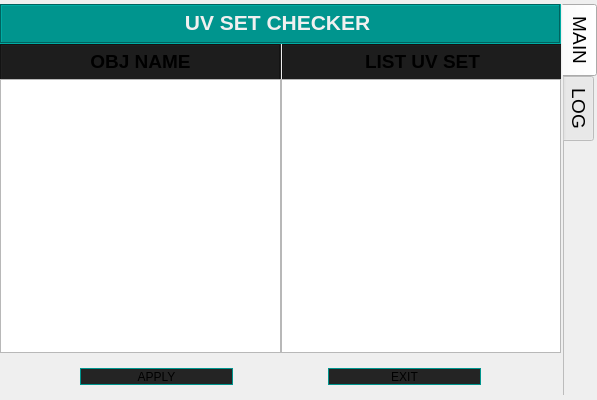
<?xml version="1.0" encoding="UTF-8"?>
<ui version="4.0">
 <class>UVSetCheck</class>
 <widget class="QWidget" name="UVSetCheck">
  <property name="geometry">
   <rect>
    <x>0</x>
    <y>0</y>
    <width>597</width>
    <height>400</height>
   </rect>
  </property>
  <property name="minimumSize">
   <size>
    <width>597</width>
    <height>400</height>
   </size>
  </property>
  <property name="maximumSize">
   <size>
    <width>597</width>
    <height>400</height>
   </size>
  </property>
  <property name="windowTitle">
   <string>Form</string>
  </property>
  <widget class="QTabWidget" name="Switch_Tab">
   <property name="geometry">
    <rect>
     <x>0</x>
     <y>4</y>
     <width>597</width>
     <height>391</height>
    </rect>
   </property>
   <property name="font">
    <font>
     <family>MS Shell Dlg 2</family>
     <pointsize>14</pointsize>
     <weight>50</weight>
     <italic>false</italic>
     <bold>false</bold>
    </font>
   </property>
   <property name="focusPolicy">
    <enum>Qt::TabFocus</enum>
   </property>
   <property name="contextMenuPolicy">
    <enum>Qt::DefaultContextMenu</enum>
   </property>
   <property name="layoutDirection">
    <enum>Qt::LeftToRight</enum>
   </property>
   <property name="styleSheet">
    <string notr="true">font: 14pt &quot;MS Shell Dlg 2&quot;;</string>
   </property>
   <property name="inputMethodHints">
    <set>Qt::ImhNone</set>
   </property>
   <property name="tabPosition">
    <enum>QTabWidget::East</enum>
   </property>
   <property name="tabShape">
    <enum>QTabWidget::Rounded</enum>
   </property>
   <property name="currentIndex">
    <number>0</number>
   </property>
   <property name="iconSize">
    <size>
     <width>0</width>
     <height>0</height>
    </size>
   </property>
   <property name="elideMode">
    <enum>Qt::ElideNone</enum>
   </property>
   <property name="usesScrollButtons">
    <bool>true</bool>
   </property>
   <property name="documentMode">
    <bool>true</bool>
   </property>
   <property name="tabsClosable">
    <bool>false</bool>
   </property>
   <property name="movable">
    <bool>true</bool>
   </property>
   <widget class="QWidget" name="Main_Tab">
    <attribute name="title">
     <string>MAIN</string>
    </attribute>
    <widget class="QWidget" name="verticalLayoutWidget">
     <property name="geometry">
      <rect>
       <x>0</x>
       <y>0</y>
       <width>561</width>
       <height>391</height>
      </rect>
     </property>
     <layout class="QVBoxLayout" name="verticalLayout_2" stretch="0,0,0">
      <property name="spacing">
       <number>0</number>
      </property>
      <property name="sizeConstraint">
       <enum>QLayout::SetNoConstraint</enum>
      </property>
      <property name="topMargin">
       <number>0</number>
      </property>
      <property name="bottomMargin">
       <number>0</number>
      </property>
      <item>
       <widget class="QTextEdit" name="textEdit">
        <property name="minimumSize">
         <size>
          <width>0</width>
          <height>40</height>
         </size>
        </property>
        <property name="maximumSize">
         <size>
          <width>16777215</width>
          <height>40</height>
         </size>
        </property>
        <property name="font">
         <font>
          <family>MS Shell Dlg 2</family>
          <pointsize>14</pointsize>
          <weight>50</weight>
          <italic>false</italic>
          <bold>false</bold>
         </font>
        </property>
        <property name="cursor" stdset="0">
         <cursorShape>PointingHandCursor</cursorShape>
        </property>
        <property name="styleSheet">
         <string notr="true">
QTextEdit { 
background-color: rgb(0, 149, 142);
color:  rgb(240, 240, 240)
 }</string>
        </property>
        <property name="inputMethodHints">
         <set>Qt::ImhNone</set>
        </property>
        <property name="frameShape">
         <enum>QFrame::Box</enum>
        </property>
        <property name="frameShadow">
         <enum>QFrame::Sunken</enum>
        </property>
        <property name="lineWidth">
         <number>1</number>
        </property>
        <property name="midLineWidth">
         <number>0</number>
        </property>
        <property name="lineWrapMode">
         <enum>QTextEdit::WidgetWidth</enum>
        </property>
        <property name="readOnly">
         <bool>true</bool>
        </property>
        <property name="html">
         <string>&lt;!DOCTYPE HTML PUBLIC &quot;-//W3C//DTD HTML 4.0//EN&quot; &quot;http://www.w3.org/TR/REC-html40/strict.dtd&quot;&gt;
&lt;html&gt;&lt;head&gt;&lt;meta name=&quot;qrichtext&quot; content=&quot;1&quot; /&gt;&lt;style type=&quot;text/css&quot;&gt;
p, li { white-space: pre-wrap; }
&lt;/style&gt;&lt;/head&gt;&lt;body style=&quot; font-family:'MS Shell Dlg 2'; font-size:14pt; font-weight:400; font-style:normal;&quot;&gt;
&lt;p align=&quot;center&quot; style=&quot; margin-top:0px; margin-bottom:0px; margin-left:0px; margin-right:0px; -qt-block-indent:0; text-indent:0px;&quot;&gt;&lt;span style=&quot; font-size:16pt; font-weight:600;&quot;&gt;UV SET CHECKER &lt;/span&gt;&lt;/p&gt;&lt;/body&gt;&lt;/html&gt;</string>
        </property>
        <property name="cursorWidth">
         <number>0</number>
        </property>
        <property name="textInteractionFlags">
         <set>Qt::NoTextInteraction</set>
        </property>
       </widget>
      </item>
      <item>
       <layout class="QVBoxLayout" name="verticalLayout_3" stretch="0,0">
        <property name="spacing">
         <number>0</number>
        </property>
        <property name="sizeConstraint">
         <enum>QLayout::SetNoConstraint</enum>
        </property>
        <property name="leftMargin">
         <number>0</number>
        </property>
        <property name="topMargin">
         <number>0</number>
        </property>
        <property name="rightMargin">
         <number>0</number>
        </property>
        <property name="bottomMargin">
         <number>0</number>
        </property>
        <item>
         <widget class="QFrame" name="frame">
          <property name="minimumSize">
           <size>
            <width>0</width>
            <height>35</height>
           </size>
          </property>
          <property name="maximumSize">
           <size>
            <width>16777215</width>
            <height>80</height>
           </size>
          </property>
          <property name="styleSheet">
           <string notr="true">border-color: rgb(255, 255, 255);</string>
          </property>
          <widget class="QTextEdit" name="textEdit_4">
           <property name="geometry">
            <rect>
             <x>0</x>
             <y>0</y>
             <width>281</width>
             <height>80</height>
            </rect>
           </property>
           <property name="sizePolicy">
            <sizepolicy hsizetype="Expanding" vsizetype="Expanding">
             <horstretch>0</horstretch>
             <verstretch>0</verstretch>
            </sizepolicy>
           </property>
           <property name="font">
            <font>
             <family>MS Shell Dlg 2</family>
             <pointsize>14</pointsize>
             <weight>50</weight>
             <italic>false</italic>
             <bold>false</bold>
            </font>
           </property>
           <property name="cursor" stdset="0">
            <cursorShape>PointingHandCursor</cursorShape>
           </property>
           <property name="styleSheet">
            <string notr="true">background-color: rgb(29, 29, 29);
</string>
           </property>
           <property name="inputMethodHints">
            <set>Qt::ImhNone</set>
           </property>
           <property name="frameShape">
            <enum>QFrame::Box</enum>
           </property>
           <property name="frameShadow">
            <enum>QFrame::Sunken</enum>
           </property>
           <property name="lineWidth">
            <number>1</number>
           </property>
           <property name="midLineWidth">
            <number>0</number>
           </property>
           <property name="lineWrapMode">
            <enum>QTextEdit::WidgetWidth</enum>
           </property>
           <property name="readOnly">
            <bool>true</bool>
           </property>
           <property name="html">
            <string>&lt;!DOCTYPE HTML PUBLIC &quot;-//W3C//DTD HTML 4.0//EN&quot; &quot;http://www.w3.org/TR/REC-html40/strict.dtd&quot;&gt;
&lt;html&gt;&lt;head&gt;&lt;meta name=&quot;qrichtext&quot; content=&quot;1&quot; /&gt;&lt;style type=&quot;text/css&quot;&gt;
p, li { white-space: pre-wrap; }
&lt;/style&gt;&lt;/head&gt;&lt;body style=&quot; font-family:'MS Shell Dlg 2'; font-size:14pt; font-weight:400; font-style:normal;&quot;&gt;
&lt;p align=&quot;center&quot; style=&quot; margin-top:0px; margin-bottom:0px; margin-left:0px; margin-right:0px; -qt-block-indent:0; text-indent:0px;&quot;&gt;&lt;span style=&quot; font-weight:600;&quot;&gt;OBJ NAME&lt;/span&gt;&lt;/p&gt;&lt;/body&gt;&lt;/html&gt;</string>
           </property>
           <property name="cursorWidth">
            <number>0</number>
           </property>
           <property name="textInteractionFlags">
            <set>Qt::NoTextInteraction</set>
           </property>
          </widget>
          <widget class="QTextEdit" name="textEdit_5">
           <property name="geometry">
            <rect>
             <x>282</x>
             <y>0</y>
             <width>281</width>
             <height>80</height>
            </rect>
           </property>
           <property name="sizePolicy">
            <sizepolicy hsizetype="Expanding" vsizetype="Expanding">
             <horstretch>0</horstretch>
             <verstretch>0</verstretch>
            </sizepolicy>
           </property>
           <property name="minimumSize">
            <size>
             <width>0</width>
             <height>0</height>
            </size>
           </property>
           <property name="font">
            <font>
             <family>MS Shell Dlg 2</family>
             <pointsize>14</pointsize>
             <weight>50</weight>
             <italic>false</italic>
             <bold>false</bold>
            </font>
           </property>
           <property name="cursor" stdset="0">
            <cursorShape>PointingHandCursor</cursorShape>
           </property>
           <property name="styleSheet">
            <string notr="true">background-color: rgb(29, 29, 29);</string>
           </property>
           <property name="inputMethodHints">
            <set>Qt::ImhNone</set>
           </property>
           <property name="frameShape">
            <enum>QFrame::Box</enum>
           </property>
           <property name="frameShadow">
            <enum>QFrame::Sunken</enum>
           </property>
           <property name="lineWidth">
            <number>1</number>
           </property>
           <property name="midLineWidth">
            <number>0</number>
           </property>
           <property name="lineWrapMode">
            <enum>QTextEdit::WidgetWidth</enum>
           </property>
           <property name="readOnly">
            <bool>true</bool>
           </property>
           <property name="html">
            <string>&lt;!DOCTYPE HTML PUBLIC &quot;-//W3C//DTD HTML 4.0//EN&quot; &quot;http://www.w3.org/TR/REC-html40/strict.dtd&quot;&gt;
&lt;html&gt;&lt;head&gt;&lt;meta name=&quot;qrichtext&quot; content=&quot;1&quot; /&gt;&lt;style type=&quot;text/css&quot;&gt;
p, li { white-space: pre-wrap; }
&lt;/style&gt;&lt;/head&gt;&lt;body style=&quot; font-family:'MS Shell Dlg 2'; font-size:14pt; font-weight:400; font-style:normal;&quot;&gt;
&lt;p align=&quot;center&quot; style=&quot; margin-top:0px; margin-bottom:0px; margin-left:0px; margin-right:0px; -qt-block-indent:0; text-indent:0px;&quot;&gt;&lt;span style=&quot; font-weight:600;&quot;&gt;LIST UV SET&lt;/span&gt;&lt;/p&gt;&lt;/body&gt;&lt;/html&gt;</string>
           </property>
           <property name="cursorWidth">
            <number>0</number>
           </property>
           <property name="textInteractionFlags">
            <set>Qt::NoTextInteraction</set>
           </property>
          </widget>
         </widget>
        </item>
        <item>
         <layout class="QGridLayout" name="gridLayout">
          <property name="sizeConstraint">
           <enum>QLayout::SetNoConstraint</enum>
          </property>
          <property name="leftMargin">
           <number>0</number>
          </property>
          <property name="topMargin">
           <number>0</number>
          </property>
          <property name="rightMargin">
           <number>0</number>
          </property>
          <property name="bottomMargin">
           <number>0</number>
          </property>
          <item row="0" column="0">
           <layout class="QVBoxLayout" name="verticalLayout">
            <property name="spacing">
             <number>0</number>
            </property>
            <property name="sizeConstraint">
             <enum>QLayout::SetNoConstraint</enum>
            </property>
            <property name="bottomMargin">
             <number>0</number>
            </property>
            <item>
             <widget class="QListWidget" name="Obj_List"/>
            </item>
           </layout>
          </item>
          <item row="0" column="1">
           <layout class="QVBoxLayout" name="verticalLayout_4">
            <property name="spacing">
             <number>0</number>
            </property>
            <property name="sizeConstraint">
             <enum>QLayout::SetNoConstraint</enum>
            </property>
            <property name="bottomMargin">
             <number>0</number>
            </property>
            <item>
             <widget class="QListWidget" name="UvSet_List"/>
            </item>
           </layout>
          </item>
         </layout>
        </item>
       </layout>
      </item>
      <item>
       <layout class="QHBoxLayout" name="horizontalLayout_2" stretch="0,0,0,0,0">
        <property name="spacing">
         <number>15</number>
        </property>
        <property name="sizeConstraint">
         <enum>QLayout::SetNoConstraint</enum>
        </property>
        <property name="leftMargin">
         <number>0</number>
        </property>
        <property name="topMargin">
         <number>15</number>
        </property>
        <property name="rightMargin">
         <number>0</number>
        </property>
        <property name="bottomMargin">
         <number>10</number>
        </property>
        <item>
         <spacer name="horizontalSpacer">
          <property name="orientation">
           <enum>Qt::Horizontal</enum>
          </property>
          <property name="sizeType">
           <enum>QSizePolicy::Fixed</enum>
          </property>
          <property name="sizeHint" stdset="0">
           <size>
            <width>80</width>
            <height>0</height>
           </size>
          </property>
         </spacer>
        </item>
        <item>
         <widget class="QPushButton" name="Apply_Btn">
          <property name="styleSheet">
           <string notr="true">QPushButton {
	background-color: rgb(36, 36, 36);
    border-radius: 10px;
    padding: 0.2em 0.2em 0.3em 0.2em;
    border: 1px solid rgb(100, 100, 100);
    min-width: 35px;
	min-height: 15px;
	border-color: rgb(0, 149, 142);

}

QPushButton:hover
{
	background-color: rgb(0, 60, 57);
	border-color: rgb(0, 200, 190);
}


QPushButton:pressed
{
	
	background-color: rgb(0, 150, 143);
	border-color: rgb(0, 200, 190);
}</string>
          </property>
          <property name="text">
           <string>APPLY</string>
          </property>
         </widget>
        </item>
        <item>
         <spacer name="horizontalSpacer_3">
          <property name="orientation">
           <enum>Qt::Horizontal</enum>
          </property>
          <property name="sizeType">
           <enum>QSizePolicy::Fixed</enum>
          </property>
          <property name="sizeHint" stdset="0">
           <size>
            <width>80</width>
            <height>0</height>
           </size>
          </property>
         </spacer>
        </item>
        <item>
         <widget class="QPushButton" name="Exit_Btn">
          <property name="styleSheet">
           <string notr="true">QPushButton {
	background-color: rgb(36, 36, 36);
    border-radius: 10px;
    padding: 0.2em 0.2em 0.3em 0.2em;
    border: 1px solid rgb(100, 100, 100);
    min-width: 15px;
	min-height: 15px;
	border-color: rgb(0, 149, 142);

}

QPushButton:hover
{
	background-color: rgb(0, 60, 57);
	border-color: rgb(0, 200, 190);
}


QPushButton:pressed
{
	
	background-color: rgb(0, 150, 143);
	border-color: rgb(0, 200, 190);
}</string>
          </property>
          <property name="text">
           <string>EXIT</string>
          </property>
          <property name="iconSize">
           <size>
            <width>16</width>
            <height>16</height>
           </size>
          </property>
         </widget>
        </item>
        <item>
         <spacer name="horizontalSpacer_2">
          <property name="orientation">
           <enum>Qt::Horizontal</enum>
          </property>
          <property name="sizeType">
           <enum>QSizePolicy::Fixed</enum>
          </property>
          <property name="sizeHint" stdset="0">
           <size>
            <width>80</width>
            <height>0</height>
           </size>
          </property>
         </spacer>
        </item>
       </layout>
      </item>
     </layout>
    </widget>
   </widget>
   <widget class="QWidget" name="Log_Tab">
    <attribute name="title">
     <string>LOG</string>
    </attribute>
    <widget class="QListWidget" name="Log_View">
     <property name="geometry">
      <rect>
       <x>10</x>
       <y>10</y>
       <width>541</width>
       <height>371</height>
      </rect>
     </property>
     <property name="font">
      <font>
       <family>MS Shell Dlg 2</family>
       <pointsize>14</pointsize>
       <weight>50</weight>
       <italic>false</italic>
       <bold>false</bold>
      </font>
     </property>
    </widget>
   </widget>
  </widget>
 </widget>
 <resources/>
 <connections/>
</ui>
